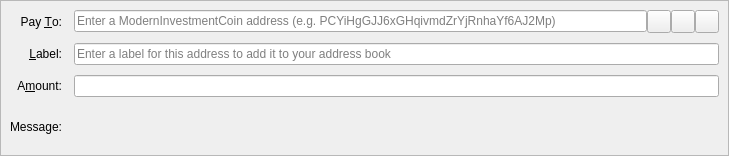
<?xml version="1.0" encoding="UTF-8"?>
<ui version="4.0">
 <class>SendCoinsEntry</class>
 <widget class="QStackedWidget" name="SendCoinsEntry">
  <property name="geometry">
   <rect>
    <x>0</x>
    <y>0</y>
    <width>729</width>
    <height>156</height>
   </rect>
  </property>
  <property name="focusPolicy">
   <enum>Qt::TabFocus</enum>
  </property>
  <property name="autoFillBackground">
   <bool>false</bool>
  </property>
  <widget class="QFrame" name="SendCoins">
   <property name="toolTip">
    <string>This is a normal payment.</string>
   </property>
   <property name="frameShape">
    <enum>QFrame::StyledPanel</enum>
   </property>
   <property name="frameShadow">
    <enum>QFrame::Sunken</enum>
   </property>
   <layout class="QGridLayout" name="gridLayout">
    <property name="horizontalSpacing">
     <number>12</number>
    </property>
    <property name="verticalSpacing">
     <number>10</number>
    </property>
    <item row="0" column="0">
     <widget class="QLabel" name="payToLabel">
      <property name="text">
       <string>Pay &amp;To:</string>
      </property>
      <property name="alignment">
       <set>Qt::AlignRight|Qt::AlignTrailing|Qt::AlignVCenter</set>
      </property>
      <property name="buddy">
       <cstring>payTo</cstring>
      </property>
     </widget>
    </item>
    <item row="0" column="1">
     <layout class="QHBoxLayout" name="payToLayout">
      <property name="spacing">
       <number>0</number>
      </property>
      <item>
       <widget class="QValidatedLineEdit" name="payTo">
        <property name="toolTip">
         <string>The ModernInvestmentCoin address to send the payment to</string>
        </property>
        <property name="inputMask">
         <string/>
        </property>
        <property name="placeholderText">
         <string>Enter a ModernInvestmentCoin address (e.g. PCYiHgGJJ6xGHqivmdZrYjRnhaYf6AJ2Mp)</string>
        </property>
       </widget>
      </item>
      <item>
       <widget class="QToolButton" name="addressBookButton">
        <property name="toolTip">
         <string>Choose previously used address</string>
        </property>
        <property name="text">
         <string/>
        </property>
        <property name="icon">
         <iconset resource="../modic.qrc">
          <normaloff>:/icons/address-book</normaloff>:/icons/address-book</iconset>
        </property>
        <property name="iconSize">
         <size>
          <width>16</width>
          <height>16</height>
         </size>
        </property>
        <property name="shortcut">
         <string>Alt+A</string>
        </property>
       </widget>
      </item>
      <item>
       <widget class="QToolButton" name="pasteButton">
        <property name="toolTip">
         <string>Paste address from clipboard</string>
        </property>
        <property name="text">
         <string/>
        </property>
        <property name="icon">
         <iconset resource="../modic.qrc">
          <normaloff>:/icons/editpaste</normaloff>:/icons/editpaste</iconset>
        </property>
        <property name="shortcut">
         <string>Alt+P</string>
        </property>
       </widget>
      </item>
      <item>
       <widget class="QToolButton" name="deleteButton">
        <property name="toolTip">
         <string>Remove this entry</string>
        </property>
        <property name="text">
         <string/>
        </property>
        <property name="icon">
         <iconset resource="../modic.qrc">
          <normaloff>:/icons/remove</normaloff>:/icons/remove</iconset>
        </property>
       </widget>
      </item>
     </layout>
    </item>
    <item row="1" column="0">
     <widget class="QLabel" name="labelLabel">
      <property name="text">
       <string>&amp;Label:</string>
      </property>
      <property name="alignment">
       <set>Qt::AlignRight|Qt::AlignTrailing|Qt::AlignVCenter</set>
      </property>
      <property name="buddy">
       <cstring>addAsLabel</cstring>
      </property>
     </widget>
    </item>
    <item row="1" column="1">
     <widget class="QLineEdit" name="addAsLabel">
      <property name="toolTip">
       <string>Enter a label for this address to add it to the list of used addresses</string>
      </property>
      <property name="inputMask">
       <string/>
      </property>
      <property name="placeholderText">
       <string>Enter a label for this address to add it to your address book</string>
      </property>
     </widget>
    </item>
    <item row="2" column="0">
     <widget class="QLabel" name="amountLabel">
      <property name="text">
       <string>A&amp;mount:</string>
      </property>
      <property name="alignment">
       <set>Qt::AlignRight|Qt::AlignTrailing|Qt::AlignVCenter</set>
      </property>
      <property name="buddy">
       <cstring>payAmount</cstring>
      </property>
     </widget>
    </item>
    <item row="2" column="1">
     <widget class="BitcoinAmountField" name="payAmount"/>
    </item>
    <item row="3" column="0">
     <widget class="QLabel" name="messageLabel">
      <property name="text">
       <string>Message:</string>
      </property>
      <property name="alignment">
       <set>Qt::AlignRight|Qt::AlignTrailing|Qt::AlignVCenter</set>
      </property>
     </widget>
    </item>
    <item row="3" column="1">
     <widget class="QLabel" name="messageTextLabel">
      <property name="toolTip">
       <string>A message that was attached to the ModernInvestmentCoin: URI which will be stored with the transaction for your reference. Note: This message will not be sent over the ModernInvestmentCoin network.</string>
      </property>
      <property name="textFormat">
       <enum>Qt::PlainText</enum>
      </property>
     </widget>
    </item>
   </layout>
  </widget>
  <widget class="QFrame" name="SendCoins_InsecurePaymentRequest">
   <property name="palette">
    <palette>
     <active>
      <colorrole role="WindowText">
       <brush brushstyle="SolidPattern">
        <color alpha="255">
         <red>0</red>
         <green>0</green>
         <blue>0</blue>
        </color>
       </brush>
      </colorrole>
      <colorrole role="Button">
       <brush brushstyle="SolidPattern">
        <color alpha="255">
         <red>255</red>
         <green>255</green>
         <blue>127</blue>
        </color>
       </brush>
      </colorrole>
      <colorrole role="Light">
       <brush brushstyle="SolidPattern">
        <color alpha="255">
         <red>255</red>
         <green>255</green>
         <blue>255</blue>
        </color>
       </brush>
      </colorrole>
      <colorrole role="Midlight">
       <brush brushstyle="SolidPattern">
        <color alpha="255">
         <red>255</red>
         <green>255</green>
         <blue>191</blue>
        </color>
       </brush>
      </colorrole>
      <colorrole role="Dark">
       <brush brushstyle="SolidPattern">
        <color alpha="255">
         <red>127</red>
         <green>127</green>
         <blue>63</blue>
        </color>
       </brush>
      </colorrole>
      <colorrole role="Mid">
       <brush brushstyle="SolidPattern">
        <color alpha="255">
         <red>170</red>
         <green>170</green>
         <blue>84</blue>
        </color>
       </brush>
      </colorrole>
      <colorrole role="Text">
       <brush brushstyle="SolidPattern">
        <color alpha="255">
         <red>0</red>
         <green>0</green>
         <blue>0</blue>
        </color>
       </brush>
      </colorrole>
      <colorrole role="BrightText">
       <brush brushstyle="SolidPattern">
        <color alpha="255">
         <red>255</red>
         <green>255</green>
         <blue>255</blue>
        </color>
       </brush>
      </colorrole>
      <colorrole role="ButtonText">
       <brush brushstyle="SolidPattern">
        <color alpha="255">
         <red>0</red>
         <green>0</green>
         <blue>0</blue>
        </color>
       </brush>
      </colorrole>
      <colorrole role="Base">
       <brush brushstyle="SolidPattern">
        <color alpha="255">
         <red>255</red>
         <green>255</green>
         <blue>255</blue>
        </color>
       </brush>
      </colorrole>
      <colorrole role="Window">
       <brush brushstyle="SolidPattern">
        <color alpha="255">
         <red>255</red>
         <green>255</green>
         <blue>127</blue>
        </color>
       </brush>
      </colorrole>
      <colorrole role="Shadow">
       <brush brushstyle="SolidPattern">
        <color alpha="255">
         <red>0</red>
         <green>0</green>
         <blue>0</blue>
        </color>
       </brush>
      </colorrole>
      <colorrole role="AlternateBase">
       <brush brushstyle="SolidPattern">
        <color alpha="255">
         <red>255</red>
         <green>255</green>
         <blue>191</blue>
        </color>
       </brush>
      </colorrole>
      <colorrole role="ToolTipBase">
       <brush brushstyle="SolidPattern">
        <color alpha="255">
         <red>255</red>
         <green>255</green>
         <blue>220</blue>
        </color>
       </brush>
      </colorrole>
      <colorrole role="ToolTipText">
       <brush brushstyle="SolidPattern">
        <color alpha="255">
         <red>0</red>
         <green>0</green>
         <blue>0</blue>
        </color>
       </brush>
      </colorrole>
     </active>
     <inactive>
      <colorrole role="WindowText">
       <brush brushstyle="SolidPattern">
        <color alpha="255">
         <red>0</red>
         <green>0</green>
         <blue>0</blue>
        </color>
       </brush>
      </colorrole>
      <colorrole role="Button">
       <brush brushstyle="SolidPattern">
        <color alpha="255">
         <red>255</red>
         <green>255</green>
         <blue>127</blue>
        </color>
       </brush>
      </colorrole>
      <colorrole role="Light">
       <brush brushstyle="SolidPattern">
        <color alpha="255">
         <red>255</red>
         <green>255</green>
         <blue>255</blue>
        </color>
       </brush>
      </colorrole>
      <colorrole role="Midlight">
       <brush brushstyle="SolidPattern">
        <color alpha="255">
         <red>255</red>
         <green>255</green>
         <blue>191</blue>
        </color>
       </brush>
      </colorrole>
      <colorrole role="Dark">
       <brush brushstyle="SolidPattern">
        <color alpha="255">
         <red>127</red>
         <green>127</green>
         <blue>63</blue>
        </color>
       </brush>
      </colorrole>
      <colorrole role="Mid">
       <brush brushstyle="SolidPattern">
        <color alpha="255">
         <red>170</red>
         <green>170</green>
         <blue>84</blue>
        </color>
       </brush>
      </colorrole>
      <colorrole role="Text">
       <brush brushstyle="SolidPattern">
        <color alpha="255">
         <red>0</red>
         <green>0</green>
         <blue>0</blue>
        </color>
       </brush>
      </colorrole>
      <colorrole role="BrightText">
       <brush brushstyle="SolidPattern">
        <color alpha="255">
         <red>255</red>
         <green>255</green>
         <blue>255</blue>
        </color>
       </brush>
      </colorrole>
      <colorrole role="ButtonText">
       <brush brushstyle="SolidPattern">
        <color alpha="255">
         <red>0</red>
         <green>0</green>
         <blue>0</blue>
        </color>
       </brush>
      </colorrole>
      <colorrole role="Base">
       <brush brushstyle="SolidPattern">
        <color alpha="255">
         <red>255</red>
         <green>255</green>
         <blue>255</blue>
        </color>
       </brush>
      </colorrole>
      <colorrole role="Window">
       <brush brushstyle="SolidPattern">
        <color alpha="255">
         <red>255</red>
         <green>255</green>
         <blue>127</blue>
        </color>
       </brush>
      </colorrole>
      <colorrole role="Shadow">
       <brush brushstyle="SolidPattern">
        <color alpha="255">
         <red>0</red>
         <green>0</green>
         <blue>0</blue>
        </color>
       </brush>
      </colorrole>
      <colorrole role="AlternateBase">
       <brush brushstyle="SolidPattern">
        <color alpha="255">
         <red>255</red>
         <green>255</green>
         <blue>191</blue>
        </color>
       </brush>
      </colorrole>
      <colorrole role="ToolTipBase">
       <brush brushstyle="SolidPattern">
        <color alpha="255">
         <red>255</red>
         <green>255</green>
         <blue>220</blue>
        </color>
       </brush>
      </colorrole>
      <colorrole role="ToolTipText">
       <brush brushstyle="SolidPattern">
        <color alpha="255">
         <red>0</red>
         <green>0</green>
         <blue>0</blue>
        </color>
       </brush>
      </colorrole>
     </inactive>
     <disabled>
      <colorrole role="WindowText">
       <brush brushstyle="SolidPattern">
        <color alpha="255">
         <red>127</red>
         <green>127</green>
         <blue>63</blue>
        </color>
       </brush>
      </colorrole>
      <colorrole role="Button">
       <brush brushstyle="SolidPattern">
        <color alpha="255">
         <red>255</red>
         <green>255</green>
         <blue>127</blue>
        </color>
       </brush>
      </colorrole>
      <colorrole role="Light">
       <brush brushstyle="SolidPattern">
        <color alpha="255">
         <red>255</red>
         <green>255</green>
         <blue>255</blue>
        </color>
       </brush>
      </colorrole>
      <colorrole role="Midlight">
       <brush brushstyle="SolidPattern">
        <color alpha="255">
         <red>255</red>
         <green>255</green>
         <blue>191</blue>
        </color>
       </brush>
      </colorrole>
      <colorrole role="Dark">
       <brush brushstyle="SolidPattern">
        <color alpha="255">
         <red>127</red>
         <green>127</green>
         <blue>63</blue>
        </color>
       </brush>
      </colorrole>
      <colorrole role="Mid">
       <brush brushstyle="SolidPattern">
        <color alpha="255">
         <red>170</red>
         <green>170</green>
         <blue>84</blue>
        </color>
       </brush>
      </colorrole>
      <colorrole role="Text">
       <brush brushstyle="SolidPattern">
        <color alpha="255">
         <red>127</red>
         <green>127</green>
         <blue>63</blue>
        </color>
       </brush>
      </colorrole>
      <colorrole role="BrightText">
       <brush brushstyle="SolidPattern">
        <color alpha="255">
         <red>255</red>
         <green>255</green>
         <blue>255</blue>
        </color>
       </brush>
      </colorrole>
      <colorrole role="ButtonText">
       <brush brushstyle="SolidPattern">
        <color alpha="255">
         <red>127</red>
         <green>127</green>
         <blue>63</blue>
        </color>
       </brush>
      </colorrole>
      <colorrole role="Base">
       <brush brushstyle="SolidPattern">
        <color alpha="255">
         <red>255</red>
         <green>255</green>
         <blue>127</blue>
        </color>
       </brush>
      </colorrole>
      <colorrole role="Window">
       <brush brushstyle="SolidPattern">
        <color alpha="255">
         <red>255</red>
         <green>255</green>
         <blue>127</blue>
        </color>
       </brush>
      </colorrole>
      <colorrole role="Shadow">
       <brush brushstyle="SolidPattern">
        <color alpha="255">
         <red>0</red>
         <green>0</green>
         <blue>0</blue>
        </color>
       </brush>
      </colorrole>
      <colorrole role="AlternateBase">
       <brush brushstyle="SolidPattern">
        <color alpha="255">
         <red>255</red>
         <green>255</green>
         <blue>127</blue>
        </color>
       </brush>
      </colorrole>
      <colorrole role="ToolTipBase">
       <brush brushstyle="SolidPattern">
        <color alpha="255">
         <red>255</red>
         <green>255</green>
         <blue>220</blue>
        </color>
       </brush>
      </colorrole>
      <colorrole role="ToolTipText">
       <brush brushstyle="SolidPattern">
        <color alpha="255">
         <red>0</red>
         <green>0</green>
         <blue>0</blue>
        </color>
       </brush>
      </colorrole>
     </disabled>
    </palette>
   </property>
   <property name="toolTip">
    <string>This is an unverified payment request.</string>
   </property>
   <property name="autoFillBackground">
    <bool>true</bool>
   </property>
   <property name="frameShape">
    <enum>QFrame::StyledPanel</enum>
   </property>
   <property name="frameShadow">
    <enum>QFrame::Sunken</enum>
   </property>
   <layout class="QGridLayout" name="gridLayout_is">
    <property name="spacing">
     <number>12</number>
    </property>
    <item row="0" column="0">
     <widget class="QLabel" name="payToLabel_is">
      <property name="text">
       <string>Pay To:</string>
      </property>
      <property name="alignment">
       <set>Qt::AlignRight|Qt::AlignTrailing|Qt::AlignVCenter</set>
      </property>
     </widget>
    </item>
    <item row="0" column="1">
     <layout class="QHBoxLayout" name="payToLayout_is">
      <property name="spacing">
       <number>0</number>
      </property>
      <item>
       <widget class="QLabel" name="payTo_is"/>
      </item>
      <item>
       <widget class="QToolButton" name="deleteButton_is">
        <property name="toolTip">
         <string>Remove this entry</string>
        </property>
        <property name="text">
         <string/>
        </property>
        <property name="icon">
         <iconset resource="../modic.qrc">
          <normaloff>:/icons/remove</normaloff>:/icons/remove</iconset>
        </property>
       </widget>
      </item>
     </layout>
    </item>
    <item row="1" column="0">
     <widget class="QLabel" name="memoLabel_is">
      <property name="text">
       <string>Memo:</string>
      </property>
      <property name="alignment">
       <set>Qt::AlignRight|Qt::AlignTrailing|Qt::AlignVCenter</set>
      </property>
     </widget>
    </item>
    <item row="1" column="1">
     <widget class="QLabel" name="memoTextLabel_is">
      <property name="textFormat">
       <enum>Qt::PlainText</enum>
      </property>
     </widget>
    </item>
    <item row="2" column="0">
     <widget class="QLabel" name="amountLabel_is">
      <property name="text">
       <string>A&amp;mount:</string>
      </property>
      <property name="alignment">
       <set>Qt::AlignRight|Qt::AlignTrailing|Qt::AlignVCenter</set>
      </property>
      <property name="buddy">
       <cstring>payAmount_is</cstring>
      </property>
     </widget>
    </item>
    <item row="2" column="1">
     <widget class="BitcoinAmountField" name="payAmount_is">
      <property name="acceptDrops">
       <bool>false</bool>
      </property>
     </widget>
    </item>
   </layout>
  </widget>
  <widget class="QFrame" name="SendCoins_SecurePaymentRequest">
   <property name="palette">
    <palette>
     <active>
      <colorrole role="WindowText">
       <brush brushstyle="SolidPattern">
        <color alpha="255">
         <red>0</red>
         <green>0</green>
         <blue>0</blue>
        </color>
       </brush>
      </colorrole>
      <colorrole role="Button">
       <brush brushstyle="SolidPattern">
        <color alpha="255">
         <red>140</red>
         <green>232</green>
         <blue>119</blue>
        </color>
       </brush>
      </colorrole>
      <colorrole role="Light">
       <brush brushstyle="SolidPattern">
        <color alpha="255">
         <red>230</red>
         <green>255</green>
         <blue>224</blue>
        </color>
       </brush>
      </colorrole>
      <colorrole role="Midlight">
       <brush brushstyle="SolidPattern">
        <color alpha="255">
         <red>185</red>
         <green>243</green>
         <blue>171</blue>
        </color>
       </brush>
      </colorrole>
      <colorrole role="Dark">
       <brush brushstyle="SolidPattern">
        <color alpha="255">
         <red>70</red>
         <green>116</green>
         <blue>59</blue>
        </color>
       </brush>
      </colorrole>
      <colorrole role="Mid">
       <brush brushstyle="SolidPattern">
        <color alpha="255">
         <red>93</red>
         <green>155</green>
         <blue>79</blue>
        </color>
       </brush>
      </colorrole>
      <colorrole role="Text">
       <brush brushstyle="SolidPattern">
        <color alpha="255">
         <red>0</red>
         <green>0</green>
         <blue>0</blue>
        </color>
       </brush>
      </colorrole>
      <colorrole role="BrightText">
       <brush brushstyle="SolidPattern">
        <color alpha="255">
         <red>155</red>
         <green>255</green>
         <blue>147</blue>
        </color>
       </brush>
      </colorrole>
      <colorrole role="ButtonText">
       <brush brushstyle="SolidPattern">
        <color alpha="255">
         <red>0</red>
         <green>0</green>
         <blue>0</blue>
        </color>
       </brush>
      </colorrole>
      <colorrole role="Base">
       <brush brushstyle="SolidPattern">
        <color alpha="255">
         <red>119</red>
         <green>255</green>
         <blue>233</blue>
        </color>
       </brush>
      </colorrole>
      <colorrole role="Window">
       <brush brushstyle="SolidPattern">
        <color alpha="255">
         <red>140</red>
         <green>232</green>
         <blue>119</blue>
        </color>
       </brush>
      </colorrole>
      <colorrole role="Shadow">
       <brush brushstyle="SolidPattern">
        <color alpha="255">
         <red>0</red>
         <green>0</green>
         <blue>0</blue>
        </color>
       </brush>
      </colorrole>
      <colorrole role="AlternateBase">
       <brush brushstyle="SolidPattern">
        <color alpha="255">
         <red>197</red>
         <green>243</green>
         <blue>187</blue>
        </color>
       </brush>
      </colorrole>
      <colorrole role="NoRole">
       <brush brushstyle="SolidPattern">
        <color alpha="255">
         <red>125</red>
         <green>194</green>
         <blue>122</blue>
        </color>
       </brush>
      </colorrole>
      <colorrole role="ToolTipBase">
       <brush brushstyle="SolidPattern">
        <color alpha="255">
         <red>255</red>
         <green>255</green>
         <blue>220</blue>
        </color>
       </brush>
      </colorrole>
      <colorrole role="ToolTipText">
       <brush brushstyle="SolidPattern">
        <color alpha="255">
         <red>0</red>
         <green>0</green>
         <blue>0</blue>
        </color>
       </brush>
      </colorrole>
     </active>
     <inactive>
      <colorrole role="WindowText">
       <brush brushstyle="SolidPattern">
        <color alpha="255">
         <red>0</red>
         <green>0</green>
         <blue>0</blue>
        </color>
       </brush>
      </colorrole>
      <colorrole role="Button">
       <brush brushstyle="SolidPattern">
        <color alpha="255">
         <red>140</red>
         <green>232</green>
         <blue>119</blue>
        </color>
       </brush>
      </colorrole>
      <colorrole role="Light">
       <brush brushstyle="SolidPattern">
        <color alpha="255">
         <red>230</red>
         <green>255</green>
         <blue>224</blue>
        </color>
       </brush>
      </colorrole>
      <colorrole role="Midlight">
       <brush brushstyle="SolidPattern">
        <color alpha="255">
         <red>185</red>
         <green>243</green>
         <blue>171</blue>
        </color>
       </brush>
      </colorrole>
      <colorrole role="Dark">
       <brush brushstyle="SolidPattern">
        <color alpha="255">
         <red>70</red>
         <green>116</green>
         <blue>59</blue>
        </color>
       </brush>
      </colorrole>
      <colorrole role="Mid">
       <brush brushstyle="SolidPattern">
        <color alpha="255">
         <red>93</red>
         <green>155</green>
         <blue>79</blue>
        </color>
       </brush>
      </colorrole>
      <colorrole role="Text">
       <brush brushstyle="SolidPattern">
        <color alpha="255">
         <red>0</red>
         <green>0</green>
         <blue>0</blue>
        </color>
       </brush>
      </colorrole>
      <colorrole role="BrightText">
       <brush brushstyle="SolidPattern">
        <color alpha="255">
         <red>155</red>
         <green>255</green>
         <blue>147</blue>
        </color>
       </brush>
      </colorrole>
      <colorrole role="ButtonText">
       <brush brushstyle="SolidPattern">
        <color alpha="255">
         <red>0</red>
         <green>0</green>
         <blue>0</blue>
        </color>
       </brush>
      </colorrole>
      <colorrole role="Base">
       <brush brushstyle="SolidPattern">
        <color alpha="255">
         <red>119</red>
         <green>255</green>
         <blue>233</blue>
        </color>
       </brush>
      </colorrole>
      <colorrole role="Window">
       <brush brushstyle="SolidPattern">
        <color alpha="255">
         <red>140</red>
         <green>232</green>
         <blue>119</blue>
        </color>
       </brush>
      </colorrole>
      <colorrole role="Shadow">
       <brush brushstyle="SolidPattern">
        <color alpha="255">
         <red>0</red>
         <green>0</green>
         <blue>0</blue>
        </color>
       </brush>
      </colorrole>
      <colorrole role="AlternateBase">
       <brush brushstyle="SolidPattern">
        <color alpha="255">
         <red>197</red>
         <green>243</green>
         <blue>187</blue>
        </color>
       </brush>
      </colorrole>
      <colorrole role="NoRole">
       <brush brushstyle="SolidPattern">
        <color alpha="255">
         <red>125</red>
         <green>194</green>
         <blue>122</blue>
        </color>
       </brush>
      </colorrole>
      <colorrole role="ToolTipBase">
       <brush brushstyle="SolidPattern">
        <color alpha="255">
         <red>255</red>
         <green>255</green>
         <blue>220</blue>
        </color>
       </brush>
      </colorrole>
      <colorrole role="ToolTipText">
       <brush brushstyle="SolidPattern">
        <color alpha="255">
         <red>0</red>
         <green>0</green>
         <blue>0</blue>
        </color>
       </brush>
      </colorrole>
     </inactive>
     <disabled>
      <colorrole role="WindowText">
       <brush brushstyle="SolidPattern">
        <color alpha="255">
         <red>70</red>
         <green>116</green>
         <blue>59</blue>
        </color>
       </brush>
      </colorrole>
      <colorrole role="Button">
       <brush brushstyle="SolidPattern">
        <color alpha="255">
         <red>140</red>
         <green>232</green>
         <blue>119</blue>
        </color>
       </brush>
      </colorrole>
      <colorrole role="Light">
       <brush brushstyle="SolidPattern">
        <color alpha="255">
         <red>230</red>
         <green>255</green>
         <blue>224</blue>
        </color>
       </brush>
      </colorrole>
      <colorrole role="Midlight">
       <brush brushstyle="SolidPattern">
        <color alpha="255">
         <red>185</red>
         <green>243</green>
         <blue>171</blue>
        </color>
       </brush>
      </colorrole>
      <colorrole role="Dark">
       <brush brushstyle="SolidPattern">
        <color alpha="255">
         <red>70</red>
         <green>116</green>
         <blue>59</blue>
        </color>
       </brush>
      </colorrole>
      <colorrole role="Mid">
       <brush brushstyle="SolidPattern">
        <color alpha="255">
         <red>93</red>
         <green>155</green>
         <blue>79</blue>
        </color>
       </brush>
      </colorrole>
      <colorrole role="Text">
       <brush brushstyle="SolidPattern">
        <color alpha="255">
         <red>70</red>
         <green>116</green>
         <blue>59</blue>
        </color>
       </brush>
      </colorrole>
      <colorrole role="BrightText">
       <brush brushstyle="SolidPattern">
        <color alpha="255">
         <red>155</red>
         <green>255</green>
         <blue>147</blue>
        </color>
       </brush>
      </colorrole>
      <colorrole role="ButtonText">
       <brush brushstyle="SolidPattern">
        <color alpha="255">
         <red>70</red>
         <green>116</green>
         <blue>59</blue>
        </color>
       </brush>
      </colorrole>
      <colorrole role="Base">
       <brush brushstyle="SolidPattern">
        <color alpha="255">
         <red>140</red>
         <green>232</green>
         <blue>119</blue>
        </color>
       </brush>
      </colorrole>
      <colorrole role="Window">
       <brush brushstyle="SolidPattern">
        <color alpha="255">
         <red>140</red>
         <green>232</green>
         <blue>119</blue>
        </color>
       </brush>
      </colorrole>
      <colorrole role="Shadow">
       <brush brushstyle="SolidPattern">
        <color alpha="255">
         <red>0</red>
         <green>0</green>
         <blue>0</blue>
        </color>
       </brush>
      </colorrole>
      <colorrole role="AlternateBase">
       <brush brushstyle="SolidPattern">
        <color alpha="255">
         <red>140</red>
         <green>232</green>
         <blue>119</blue>
        </color>
       </brush>
      </colorrole>
      <colorrole role="NoRole">
       <brush brushstyle="SolidPattern">
        <color alpha="255">
         <red>125</red>
         <green>194</green>
         <blue>122</blue>
        </color>
       </brush>
      </colorrole>
      <colorrole role="ToolTipBase">
       <brush brushstyle="SolidPattern">
        <color alpha="255">
         <red>255</red>
         <green>255</green>
         <blue>220</blue>
        </color>
       </brush>
      </colorrole>
      <colorrole role="ToolTipText">
       <brush brushstyle="SolidPattern">
        <color alpha="255">
         <red>0</red>
         <green>0</green>
         <blue>0</blue>
        </color>
       </brush>
      </colorrole>
     </disabled>
    </palette>
   </property>
   <property name="toolTip">
    <string>This is a verified payment request.</string>
   </property>
   <property name="autoFillBackground">
    <bool>true</bool>
   </property>
   <property name="frameShape">
    <enum>QFrame::StyledPanel</enum>
   </property>
   <property name="frameShadow">
    <enum>QFrame::Sunken</enum>
   </property>
   <layout class="QGridLayout" name="gridLayout_s">
    <property name="spacing">
     <number>12</number>
    </property>
    <item row="0" column="0">
     <widget class="QLabel" name="payToLabel_s">
      <property name="text">
       <string>Pay To:</string>
      </property>
      <property name="alignment">
       <set>Qt::AlignRight|Qt::AlignTrailing|Qt::AlignVCenter</set>
      </property>
     </widget>
    </item>
    <item row="0" column="1">
     <layout class="QHBoxLayout" name="payToLayout_s">
      <property name="spacing">
       <number>0</number>
      </property>
      <item>
       <widget class="QLabel" name="payTo_s">
        <property name="textFormat">
         <enum>Qt::PlainText</enum>
        </property>
       </widget>
      </item>
      <item>
       <widget class="QToolButton" name="deleteButton_s">
        <property name="toolTip">
         <string>Remove this entry</string>
        </property>
        <property name="text">
         <string/>
        </property>
        <property name="icon">
         <iconset resource="../modic.qrc">
          <normaloff>:/icons/remove</normaloff>:/icons/remove</iconset>
        </property>
       </widget>
      </item>
     </layout>
    </item>
    <item row="1" column="0">
     <widget class="QLabel" name="memoLabel_s">
      <property name="text">
       <string>Memo:</string>
      </property>
      <property name="alignment">
       <set>Qt::AlignRight|Qt::AlignTrailing|Qt::AlignVCenter</set>
      </property>
     </widget>
    </item>
    <item row="1" column="1">
     <widget class="QLabel" name="memoTextLabel_s">
      <property name="textFormat">
       <enum>Qt::PlainText</enum>
      </property>
     </widget>
    </item>
    <item row="2" column="0">
     <widget class="QLabel" name="amountLabel_s">
      <property name="text">
       <string>A&amp;mount:</string>
      </property>
      <property name="alignment">
       <set>Qt::AlignRight|Qt::AlignTrailing|Qt::AlignVCenter</set>
      </property>
      <property name="buddy">
       <cstring>payAmount_s</cstring>
      </property>
     </widget>
    </item>
    <item row="2" column="1">
     <widget class="BitcoinAmountField" name="payAmount_s">
      <property name="acceptDrops">
       <bool>false</bool>
      </property>
     </widget>
    </item>
   </layout>
  </widget>
 </widget>
 <customwidgets>
  <customwidget>
   <class>QValidatedLineEdit</class>
   <extends>QLineEdit</extends>
   <header>qvalidatedlineedit.h</header>
  </customwidget>
  <customwidget>
   <class>BitcoinAmountField</class>
   <extends>QLineEdit</extends>
   <header>bitcoinamountfield.h</header>
   <container>1</container>
  </customwidget>
 </customwidgets>
 <tabstops>
  <tabstop>payTo</tabstop>
  <tabstop>addressBookButton</tabstop>
  <tabstop>pasteButton</tabstop>
  <tabstop>deleteButton</tabstop>
  <tabstop>addAsLabel</tabstop>
  <tabstop>payAmount</tabstop>
  <tabstop>payAmount_is</tabstop>
  <tabstop>deleteButton_is</tabstop>
  <tabstop>payAmount_s</tabstop>
  <tabstop>deleteButton_s</tabstop>
 </tabstops>
 <resources>
  <include location="../modic.qrc"/>
 </resources>
 <connections/>
</ui>
